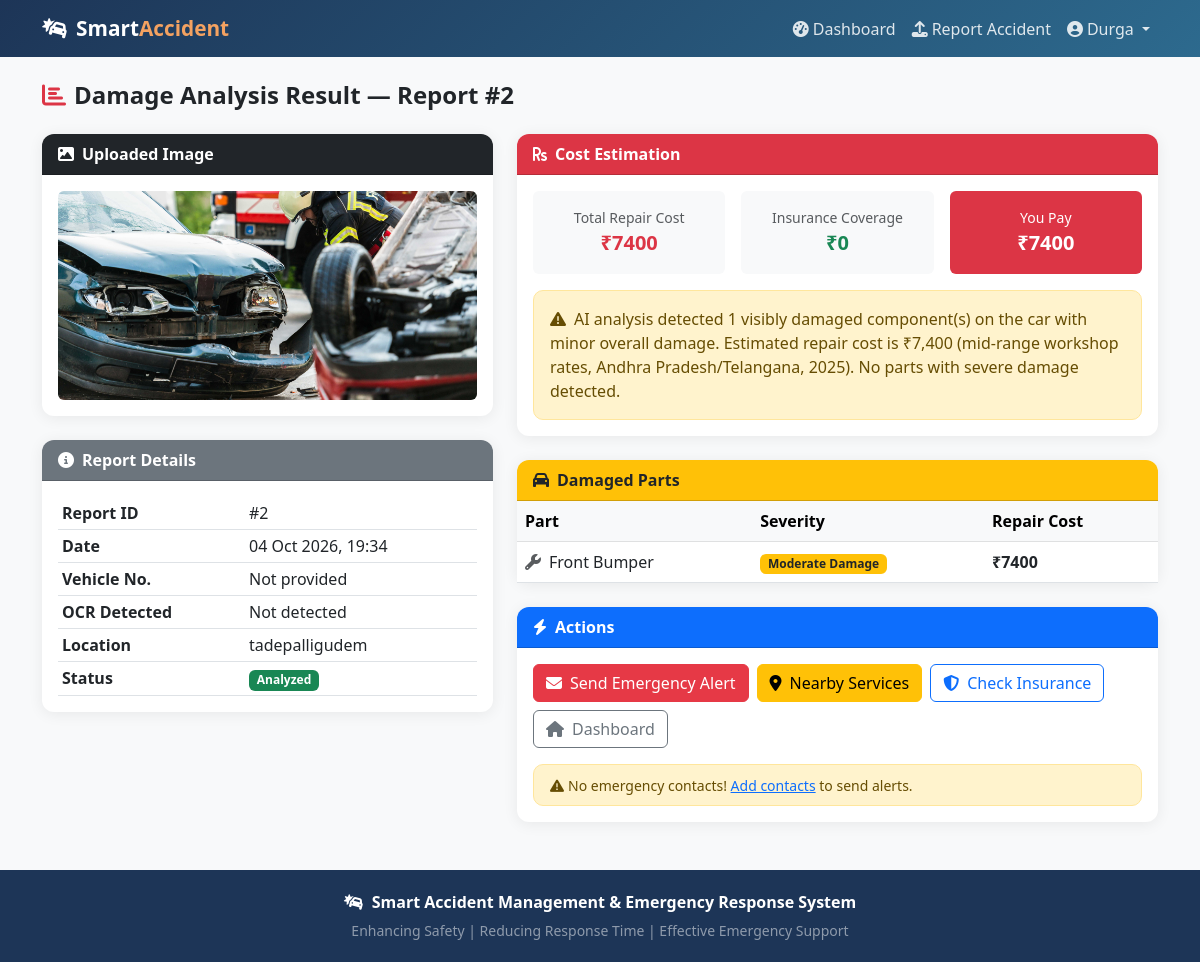
The app's page /report/2/result/ (signed in) with its own data.
### accident_app/models.py (models this page shows, shortened)
class AccidentReport(models.Model):
    STATUS_CHOICES = [
        ('pending', 'Pending'),
        ('analyzed', 'Analyzed'),
        ('claimed', 'Claim Submitted'),
    ]
    user = models.ForeignKey(User, on_delete=models.CASCADE, related_name='accident_reports')
    image = models.ImageField(upload_to='accidents/')
    vehicle_number = models.CharField(max_length=20, blank=True)
    detected_vehicle_number = models.CharField(max_length=20, blank=True)
    report_date = models.DateTimeField(auto_now_add=True)
    latitude = models.FloatField(null=True, blank=True)
    longitude = models.FloatField(null=True, blank=True)
    location_address = models.TextField(blank=True)
    status = models.CharField(max_length=20, choices=STATUS_CHOICES, default='pending')
    emergency_alerts_sent = models.BooleanField(default=False)
    notes = models.TextField(blank=True)

class DamageAnalysis(models.Model):
    report = models.OneToOneField(AccidentReport, on_delete=models.CASCADE, related_name='damage_analysis')
    damaged_parts = models.JSONField(default=list)
    total_repair_cost = models.DecimalField(max_digits=10, decimal_places=2, default=0)
    insurance_coverage = models.DecimalField(max_digits=10, decimal_places=2, default=0)
    payable_amount = models.DecimalField(max_digits=10, decimal_places=2, default=0)
    analysis_summary = models.TextField(blank=True)
    analyzed_at = models.DateTimeField(auto_now_add=True)

### accident_app/views.py (the view)
# urls.py: path('report/<int:report_id>/result/', views.view_result, name='view_result'),
@login_required
def view_result(request, report_id):
    report   = get_object_or_404(AccidentReport, id=report_id, user=request.user)
    analysis = get_object_or_404(DamageAnalysis, report=report)
    contacts = EmergencyContact.objects.filter(user=request.user)
    return render(request, 'accident_app/result.html', {
        'report':              report,
        'analysis':            analysis,
        'contacts':            contacts,
        'google_maps_api_key': settings.GOOGLE_MAPS_API_KEY,
    })

### accident_app/templates/accident_app/result.html (shortened to what this page needs)
{% extends 'accident_app/base.html' %}
{% block content %}
<div class="row">
    <div class="col-12">
        <h4 class="fw-bold mb-4"><i class="fas fa-chart-bar text-danger me-2"></i>Damage Analysis Result — Report #{{ report.id }}</h4>
    </div>
</div>
<div class="row g-4">
    <div class="col-md-5">
        <div class="card mb-4">
            <div class="card-header bg-dark text-white fw-bold"><i class="fas fa-image me-2"></i>Uploaded Image</div>
            <div class="card-body text-center p-3">
                <img src="{{ report.image.url }}" class="img-fluid rounded" style="max-height:300px;" alt="Accident Image">
            </div>
        </div>
        <div class="card">
            <div class="card-header bg-secondary text-white fw-bold"><i class="fas fa-info-circle me-2"></i>Report Details</div>
            <div class="card-body">
                <table class="table table-sm mb-0">
                    <tr><th>Report ID</th><td>#{{ report.id }}</td></tr>
                    <tr><th>Date</th><td>{{ report.report_date|date:"d M Y, H:i" }}</td></tr>
                    <tr><th>Vehicle No.</th><td>{{ report.vehicle_number|default:"Not provided" }}</td></tr>
                    <tr><th>OCR Detected</th><td>{{ report.detected_vehicle_number|default:"Not detected" }}</td></tr>
                    <tr><th>Location</th><td>{{ report.location_address|default:"Not available" }}</td></tr>
                    <tr><th>Status</th><td><span class="badge bg-success">{{ report.get_status_display }}</span></td></tr>
                </table>
            </div>
        </div>
    </div>
    <div class="col-md-7">
        <div class="card mb-4">
            <div class="card-header bg-danger text-white fw-bold"><i class="fas fa-rupee-sign me-2"></i>Cost Estimation</div>
            <div class="card-body">
                <div class="row text-center g-3">
                    <div class="col-4">
                        <div class="bg-light rounded p-3">
                            <div class="text-muted small">Total Repair Cost</div>
                            <div class="fw-bold fs-5 text-danger">₹{{ analysis.total_repair_cost|floatformat:0 }}</div>
                        </div>
                    </div>
                    <div class="col-4">
                        <div class="bg-light rounded p-3">
                            <div class="text-muted small">Insurance Coverage</div>
                            <div class="fw-bold fs-5 text-success">₹{{ analysis.insurance_coverage|floatformat:0 }}</div>
                        </div>
                    </div>
                    <div class="col-4">
                        <div class="bg-danger text-white rounded p-3">
                            <div class="small">You Pay</div>
                            <div class="fw-bold fs-5">₹{{ analysis.payable_amount|floatformat:0 }}</div>
                        </div>
                    </div>
                </div>
                {% if analysis.analysis_summary %}
                <div class="alert alert-warning mt-3 mb-0"><i class="fas fa-exclamation-triangle me-2"></i>{{ analysis.analysis_summary }}</div>
                {% endif %}
            </div>
        </div>
        <div class="card mb-4">
            <div class="card-header bg-warning text-dark fw-bold"><i class="fas fa-car me-2"></i>Damaged Parts</div>
            <div class="card-body p-0">
                <div class="table-responsive">
                    <table class="table table-hover mb-0">
                        <thead class="table-light"><tr><th>Part</th><th>Severity</th><th>Repair Cost</th></tr></thead>
                        <tbody>
                        {% for part in analysis.damaged_parts %}
                        <tr>
                            <td><i class="fas fa-wrench text-muted me-2"></i>{{ part.part }}</td>
                            <td>
                                <span class="badge {% if 'Severe' in part.severity %}bg-danger{% elif 'Moderate' in part.severity %}bg-warning text-dark{% else %}bg-success{% endif %}">
                                    {{ part.severity }}
                                </span>
                            </td>
                            <td class="fw-bold">₹{{ part.cost|floatformat:0 }}</td>
                        </tr>
                        {% empty %}
                        <tr><td colspan="3" class="text-center text-muted">No damaged parts detected.</td></tr>
                        {% endfor %}
                        </tbody>
                    </table>
                </div>
            </div>
        </div>
        <div class="card">
            <div class="card-header bg-primary text-white fw-bold"><i class="fas fa-bolt me-2"></i>Actions</div>
            <div class="card-body">
                <div class="d-flex flex-wrap gap-2">
                    {% if not report.emergency_alerts_sent %}
                    <form method="post" action="{% url 'send_emergency_alert' report.id %}">
                        <button type="submit" class="btn btn-danger" onclick="return confirm('Send emergency alert to all contacts?')">
                            <i class="fas fa-envelope me-2"></i>Send Emergency Alert
                        </button>
                    </form>
                    {% else %}
                    <span class="btn btn-success disabled"><i class="fas fa-check me-2"></i>Alert Sent</span>
                    {% endif %}
                    <a href="{% url 'nearby_services' report.id %}" class="btn btn-warning">
                        <i class="fas fa-map-marker-alt me-2"></i>Nearby Services
                    </a>
                    <a href="{% url 'check_insurance' %}" class="btn btn-outline-primary">
                        <i class="fas fa-shield-alt me-2"></i>Check Insurance
                    </a>
                    <a href="{% url 'dashboard' %}" class="btn btn-outline-secondary">
                        <i class="fas fa-home me-2"></i>Dashboard
                    </a>
                </div>
                {% if contacts %}
                <div class="mt-3">
                    <small class="text-muted"><i class="fas fa-users me-1"></i>Alert will be sent to:
                        {% for c in contacts %}{{ c.name }}{% if not forloop.last %}, {% endif %}{% endfor %}
                    </small>
                </div>
                {% else %}
                <div class="mt-3 alert alert-warning mb-0 py-2">
                    <small><i class="fas fa-exclamation-triangle me-1"></i>No emergency contacts! <a href="{% url 'add_emergency_contact' %}">Add contacts</a> to send alerts.</small>
                </div>
                {% endif %}
            </div>
        </div>
    </div>
</div>
{% endblock %}

### accident_app/templates/accident_app/base.html (shortened to what this page needs)
<!DOCTYPE html>
<html lang="en">
<head>
    <link href="https://cdn.jsdelivr.net/npm/bootstrap@5.3.0/dist/css/bootstrap.min.css" rel="stylesheet">
    <link href="https://cdnjs.cloudflare.com/ajax/libs/font-awesome/6.4.0/css/all.min.css" rel="stylesheet">
</head>
<body>
<nav class="navbar navbar-expand-lg navbar-dark">
    <div class="container">
        <a class="navbar-brand" href="{% url 'home' %}">
            <i class="fas fa-car-crash me-2"></i>Smart<span>Accident</span>
        </a>
        <div class="collapse navbar-collapse" id="navbarNav">
            {% if user.is_authenticated %}
            <ul class="navbar-nav ms-auto align-items-center">
                <li class="nav-item"><a class="nav-link" href="{% url 'dashboard' %}"><i class="fas fa-tachometer-alt me-1"></i>Dashboard</a></li>
                <li class="nav-item"><a class="nav-link" href="{% url 'upload_accident' %}"><i class="fas fa-upload me-1"></i>Report Accident</a></li>
                <li class="nav-item dropdown">
                    <a class="nav-link dropdown-toggle" href="#" data-bs-toggle="dropdown">
                        <i class="fas fa-user-circle me-1"></i>{{ user.first_name|default:user.username }}
                    </a>
                </li>
            </ul>
            {% else %}
            <ul class="navbar-nav ms-auto">
                <li class="nav-item"><a class="nav-link" href="{% url 'login' %}">Login</a></li>
                <li class="nav-item"><a class="btn btn-warning btn-sm ms-2" href="{% url 'register' %}">Register</a></li>
            </ul>
            {% endif %}
        </div>
    </div>
</nav>
<div class="container mt-4">
    {% block content %}{% endblock %}
</div>
<footer class="mt-5">
    <div class="container text-center">
        <p class="mb-1"><i class="fas fa-car-crash me-2"></i><strong>Smart Accident Management & Emergency Response System</strong></p>
        <small class="text-white-50">Enhancing Safety | Reducing Response Time | Effective Emergency Support</small>
    </div>
</footer>
</body>
</html>

### accident_app/templates/accident_app/base.html (style rules this page uses)
:root { --primary: #e63946; --secondary: #1d3557; --accent: #f4a261; --light-bg: #f8f9fa; }
body { font-family: 'Segoe UI', Tahoma, Geneva, Verdana, sans-serif; background: var(--light-bg); }
.navbar { background: linear-gradient(135deg, var(--secondary), #2d6a8e) !important; }
.navbar-brand { font-weight: 700; font-size: 1.3rem; color: white !important; }
.navbar-brand span { color: var(--accent); }
.nav-link { color: rgba(255,255,255,0.85) !important; }
.card { border: none; border-radius: 12px; box-shadow: 0 2px 15px rgba(0,0,0,0.07); }
.card-header { border-radius: 12px 12px 0 0 !important; }
.btn-danger { background: var(--primary); border-color: var(--primary); }
.alert { border-radius: 10px; }
footer { background: var(--secondary); color: white; padding: 20px 0; margin-top: 60px; }

### records on screen
AccidentReport: id "2", image (picture), report_date "04 Oct 2026, 19:34", vehicle_number "Not provided", detected_vehicle_number "Not detected", location_address "tadepalligudem", status "Analyzed"
DamageAnalysis: total_repair_cost "7400", insurance_coverage "0", payable_amount "7400", analysis_summary "AI analysis detected 1 visibly damaged component(s) on the car with minor overall damage. Estimated repair cost is ₹7,400 (mid-range workshop rates, Andhra Pradesh/Telangana, 2025). No parts with severe damage detected."

### other values on screen
{{ user.first_name|default:user.username }} "Durga"
{{ part.part }} "Front Bumper"
{{ part.severity }} "Moderate Damage"
{{ part.cost|floatformat:0 }} "7400"
